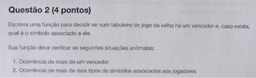
#> input picture ImageProcessing/prova.jpeg, 256 x 78 px, shrunk from 1313 x 398 before the run, found by its file name
$ python Atividade1.py
#> lines starting #> are read from the running program, lines starting #| are printed output that depends on the picture
import numpy as np
import matplotlib.pyplot as plt
from skimage.io import imread, imsave
from math import floor
import os

# Carregar e converter imagem para escala de cinza
img = imread(r'C:\Users\deric\git\ProjectsPy\ImageProcessing\prova.jpeg')
#> img is the input picture: shape (78, 256, 3); mean R, G, B 190.4, 189.1, 195.3
img = np.dot(img[...,:3], [0.2989, 0.5870, 0.1140]).astype(np.uint8)  # converte RGB para cinza
#> img: shape (78, 256)

def eq_local(img, dimensao):
#> called with dimensao = 80
    img_eq = np.copy(img)
    altura = img.shape[0]
#> altura = 78
    largura = img.shape[1]
#> largura = 256

    for i in range(altura):
        for j in range(largura):  # Para cada pixel
            local = img[max(0, i - dimensao//2):min(altura, i + dimensao//2 + 1),
                        max(0, j - dimensao//2):min(largura, j + dimensao//2 + 1)]  # Região local

            h, _ = np.histogram(local, bins=256, range=(0, 256))  # Calcula histograma local
            h = h.astype(float) / local.size  # Normaliza

            h = np.clip(h, 0, 0.005)  # Aplica clip limit
            h = h / np.sum(h)  # Normaliza novamente

            equalizado = (np.cumsum(h) * 255).astype('uint8')  # Calcula valores equalizados
            img_eq[i, j] = equalizado[img[i, j]]  # Aplica transformação
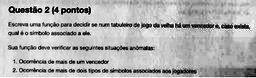
#> img_eq: shape (78, 256); min 0, max 255, mean 177.6
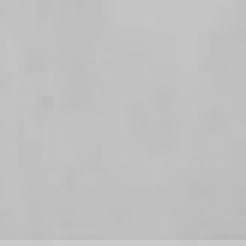
#> local: shape (41, 41) (shown 6 times larger); min 184, max 203, mean 192.1

    return img_eq

# Aplicar equalização local com diferentes tamanhos de janelas
img_eq1 = eq_local(img, 80)
img_eq2 = eq_local(img, 150)
#> call 2 of eq_local, with dimensao = 150
#> after the loop in eq_local (call 2), `for i in range(altura):`:
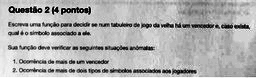
#> img_eq: shape (78, 256); min 0, max 254, mean 175.1
#> after the loop in eq_local (call 2), `for i in range(altura):`:
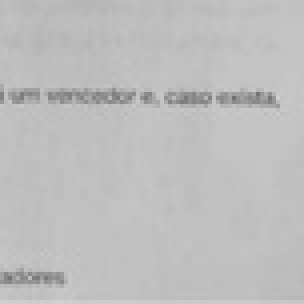
#> local: shape (76, 76) (shown 4 times larger); min 113, max 209, mean 189.9

# Salvar imagens equalizadas
imsave("img_eq1.png", img_eq1)
imsave("img_eq2.png", img_eq2)

# Gerar PDFs a partir das imagens
os.system("convert img_eq1.png img_eq1.pdf")
os.system("convert img_eq2.png img_eq2.pdf")

# Tornar PDFs pesquisáveis usando OCRmyPDF
os.system("ocrmypdf img_eq1.pdf img_eq1_ocr.pdf")
os.system("ocrmypdf img_eq2.pdf img_eq2_ocr.pdf")

# Mostrar as imagens e salvar os PDFs
plt.subplot(1, 3, 1)
plt.title('Original')
plt.imshow(img, cmap='gray')

plt.subplot(1, 3, 2)
plt.title('80x80')
plt.imshow(img_eq1, cmap='gray')

plt.subplot(1, 3, 3)
plt.title('150x150')
plt.imshow(img_eq2, cmap='gray')

plt.show()
